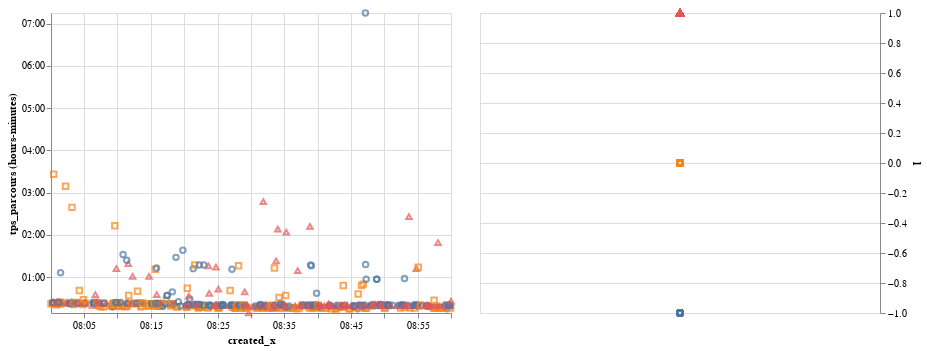

Write notebook code for a chart like this one.
### Code cell
graph_brut | legende

### Figure 1 — Vega-Lite specification as saved in the notebook (floating-point values rounded to 4 significant figures; data arrays with more than 128 entries replaced by an {"elided": "..."} marker saying what was removed)
{"$schema": "https://vega.github.io/schema/vega-lite/v2.6.0.json", "config": {"view": {"height": 300, "width": 400}}, "datasets": {"data-a1dd07c7447c42686229a8b3a9176a22": {"elided": "518 records"}}, "hconcat": [{"data": {"name": "data-a1dd07c7447c42686229a8b3a9176a22"}, "encoding": {"color": {"condition": {"field": "l", "legend": null, "selection": "selector008", "type": "nominal"}, "value": "lightgray"}, "shape": {"field": "l", "type": "quantitative"}, "tooltip": {"field": "tps_parcours", "type": "temporal"}, "x": {"field": "created_x", "type": "temporal"}, "y": {"field": "tps_parcours", "timeUnit": "hoursminutes", "type": "temporal"}}, "mark": "point"}, {"data": {"name": "data-a1dd07c7447c42686229a8b3a9176a22"}, "encoding": {"color": {"condition": {"field": "l", "legend": null, "selection": "selector008", "type": "nominal"}, "value": "lightgray"}, "shape": {"field": "l", "type": "quantitative"}, "y": {"axis": {"orient": "right"}, "field": "l", "type": "quantitative"}}, "mark": "point", "selection": {"selector008": {"empty": "all", "fields": ["l"], "on": "click", "resolve": "global", "toggle": "event.shiftKey", "type": "multi"}}}]}
